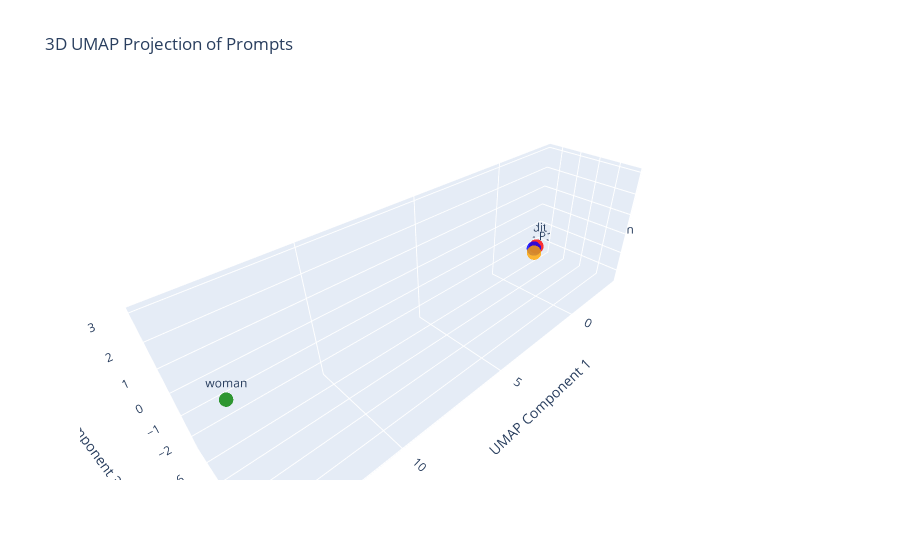

The notebook cell saved with this chart:
### Markdown cell above
# Attack A3
you have a non harmful content c_t and you add multiple concepts to the embedding

1) create the embedding of the concept c_t 
2) create the embedding of multiple harmful concepts c_d*
3) sum the 2 embeddingss: emb(c_t)+ emb(c_d*)

### Code cell
p1 = 'nudity'
p2 = 'woman'
p3 = 'nudity, sex, nsfw, naked, nude, porn'

# embed the prompts
prompt_embeddings = embed_prompts([p1, p2, p3])
prompt = prompt_embeddings[0].unsqueeze(0)
prompt_1 = prompt_embeddings[1].unsqueeze(0)
prompt_2 = prompt_embeddings[2].unsqueeze(0)
prompt_3 = prompt_1 + prompt_2
# Get the UMAP coordinates for the prompts
prompt_umap = clip_mapper.transform(prompt.cpu().numpy())
prompt_1_umap = clip_mapper.transform(prompt_1.cpu().numpy())
prompt_2_umap = clip_mapper.transform(prompt_2.cpu().numpy())
prompt_3_umap = clip_mapper.transform(prompt_3.cpu().numpy())
# Prepare the prompts for plotting
prompts = torch.stack([prompt.squeeze(), prompt_1.squeeze(), prompt_2.squeeze(), prompt_3.squeeze()])
prompts_umap = clip_mapper.transform(prompts.cpu().numpy())
# Define colors for the prompts
colors = ['red', 'green', 'blue', 'orange']  # Colors for each prompt
# define the captions
captions = [p1, p2, p3, 'P2 - P3']
# Plot the prompts in 3D
plot_prompts_3d(prompts_umap, colors, captions)

### Figure 1 — Plotly figure (JSON) as saved in the notebook; plotly's stock layout.template omitted (floating-point values rounded to 4 significant figures)
{"data": [{"marker": {"color": ["red", "green", "blue", "orange"], "opacity": 0.8, "size": 5}, "mode": "markers+text", "text": ["nudity", "woman", "nudity, sex, nsfw, naked, nude, porn", "P2 - P3"], "textposition": "top center", "type": "scatter3d", "x": [-3.045, 14.19, -3.286, -3.003], "y": [5.708, 9.882, 5.414, 5.637], "z": [-2.071, 2.999, -2.421, -2.469]}], "layout": {"scene": {"xaxis": {"title": {"text": "UMAP Component 1"}}, "yaxis": {"title": {"text": "UMAP Component 2"}}, "zaxis": {"title": {"text": "UMAP Component 3"}}}, "title": {"text": "3D UMAP Projection of Prompts"}}}
